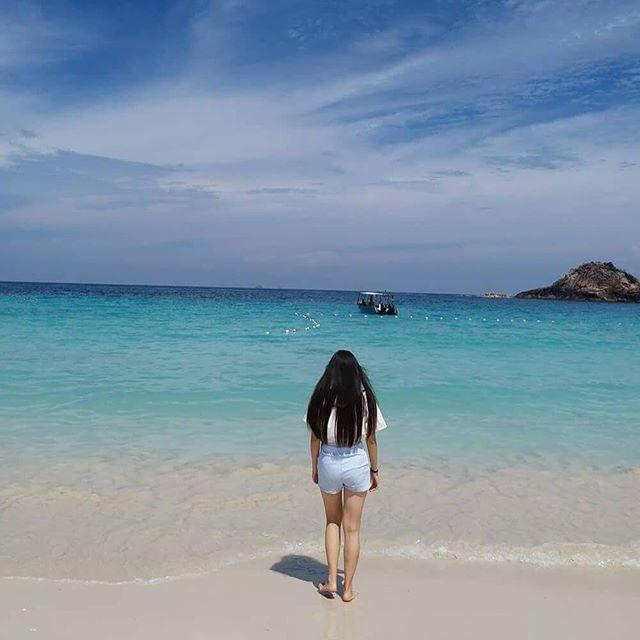
#> input picture Opencv/images/18443993_1118340654938583_6168835005821747200_n.jpg, 640 x 640 px
$ python -i color.py   (imports and definitions only)
#> lines starting #> are read from the running program, lines starting #| are printed output that depends on the picture
import cv2
import numpy as np
import sys
import matplotlib.pyplot as plt
import math


# 색상 비교 코드 : https://github.com/sumtype/CIEDE2000
# Converts RGB pixel array to XYZ format.
# Implementation derived from http://www.easyrgb.com/en/math.php
def rgb2xyz(rgb):
    def format(c):
        c = c / 255.
        if c > 0.04045: c = ((c + 0.055) / 1.055) ** 2.4
        else: c = c / 12.92
        return c * 100
    rgb = list(map(format, rgb))
    xyz = [None, None, None]
    xyz[0] = rgb[0] * 0.4124 + rgb[1] * 0.3576 + rgb[2] * 0.1805
    xyz[1] = rgb[0] * 0.2126 + rgb[1] * 0.7152 + rgb[2] * 0.0722
    xyz[2] = rgb[0] * 0.0193 + rgb[1] * 0.1192 + rgb[2] * 0.9505
    return xyz

# Converts XYZ pixel array to LAB format.
# Implementation derived from http://www.easyrgb.com/en/math.php
def xyz2lab(xyz):
    def format(c):
        if c > 0.008856: c = c ** (1. / 3.)
        else: c = (7.787 * c) + (16. / 116.)
        return c
    xyz[0] = xyz[0] / 95.047
    xyz[1] = xyz[1] / 100.00
    xyz[2] = xyz[2] / 108.883
    xyz = list(map(format, xyz))
    lab = [None, None, None]
    lab[0] = (116. * xyz[1]) - 16.
    lab[1] = 500. * (xyz[0] - xyz[1])
    lab[2] = 200. * (xyz[1] - xyz[2])
    return lab

# Converts RGB pixel array into LAB format.
def rgb2lab(rgb):
    return xyz2lab(rgb2xyz(rgb))

# Returns CIEDE2000 comparison results of two LAB formatted colors.
# Translated from CIEDE2000 implementation in https://github.com/markusn/color-diff
def ciede2000(lab1, lab2):
    def degrees(n): return n * (180. / np.pi)
    def radians(n): return n * (np.pi / 180.)
    def hpf(x, y):
        if x == 0 and y == 0: return 0
        else:
            tmphp = degrees(np.arctan2(x, y))
            if tmphp >= 0: return tmphp
            else: return tmphp + 360.
        return None
    def dhpf(c1, c2, h1p, h2p):
        if c1 * c2 == 0: return 0
        elif np.abs(h2p - h1p) <= 180: return h2p - h1p
        elif h2p - h1p > 180: return (h2p - h1p) - 360.
        elif h2p - h1p < 180: return (h2p - h1p) + 360.
        else: return None
    def ahpf(c1, c2, h1p, h2p):
        if c1 * c2 == 0: return h1p + h2p
        elif np.abs(h1p - h2p) <= 180: return (h1p + h2p) / 2.
        elif np.abs(h1p - h2p) > 180 and h1p + h2p < 360: return (h1p + h2p + 360.) / 2.
        elif np.abs(h1p - h2p) > 180 and h1p + h2p >= 360: return (h1p + h2p - 360.) / 2.
        return None
    L1 = lab1[0]
    A1 = lab1[1]
    B1 = lab1[2]
    L2 = lab2[0]
    A2 = lab2[1]
    B2 = lab2[2]
    kL = 1
    kC = 1
    kH = 1
    C1 = np.sqrt((A1 ** 2.) + (B1 ** 2.))
    C2 = np.sqrt((A2 ** 2.) + (B2 ** 2.))
    aC1C2 = (C1 + C2) / 2.
    G = 0.5 * (1. - np.sqrt((aC1C2 ** 7.) / ((aC1C2 ** 7.) + (25. ** 7.))))
    a1P = (1. + G) * A1
    a2P = (1. + G) * A2
    c1P = np.sqrt((a1P ** 2.) + (B1 ** 2.))
    c2P = np.sqrt((a2P ** 2.) + (B2 ** 2.))
    h1P = hpf(B1, a1P)
    h2P = hpf(B2, a2P)
    dLP = L2 - L1
    dCP = c2P - c1P
    dhP = dhpf(C1, C2, h1P, h2P)
    dHP = 2. * np.sqrt(c1P * c2P) * np.sin(radians(dhP) / 2.)
    aL = (L1 + L2) / 2.
    aCP = (c1P + c2P) / 2.
    aHP = ahpf(C1, C2, h1P, h2P)
    T = 1. - 0.17 * np.cos(radians(aHP - 39)) + 0.24 * np.cos(radians(2. * aHP)) + 0.32 * np.cos(radians(3. * aHP + 6.)) - 0.2 * np.cos(radians(4. * aHP - 63.))
    dRO = 30. * np.exp(-1. * (((aHP - 275.) / 25.) ** 2.))
    rC = np.sqrt((aCP ** 7.) / ((aCP ** 7.) + (25. ** 7.)))
    sL = 1. + ((0.015 * ((aL - 50.) ** 2.)) / np.sqrt(20. + ((aL - 50.) ** 2.)))
    sC = 1. + 0.045 * aCP
    sH = 1. + 0.015 * aCP * T
    rT = -2. * rC * np.sin(radians(2. * dRO))
    return np.sqrt(((dLP / (sL * kL)) ** 2.) + ((dCP / (sC * kC)) ** 2.) + ((dHP / (sH * kH)) ** 2.) + rT * (dCP / (sC * kC)) * (dHP / (sH * kH)))


def get_similar_color_index(color):
    diff = sys.maxsize
    index = -1
    for i, category_color in enumerate(Color.Category.LIST):
        value = ciede2000(rgb2lab(color), rgb2lab(category_color))
        if value < diff:
            index = i
            diff = value
    return index


class Color:
    class Category:
        NAMES = [
            "Yellow",
            "Yellow_orange",
            "Orange",
            "Red_orange",
            "Red",
            "Pink",
            "Red_violet",
            "Violet",
            "Blue_violet",
            "Blue",
            "Sky",
            "Blue_green",
            "Green",
            "Yellow_green",
            "White",
            "Gray",
            "Brown",
            "Black",
        ]

        LIST = [(246, 239, 30),     # Yellow
                (249, 197, 14),     # Yellow_orange
                (244, 125, 25),     # Orange
                (233, 62, 29),      # Red_orange
                (229, 0, 29),       # Red
                (253, 181, 211),    # Pink
                (139, 41, 134),     # Red_violet
                (100, 27, 128),     # Violet
                (81, 69, 152),      # Blue_violet
                (49, 80, 162),      # Blue
                (135, 198, 228),    # Sky
                (28, 128, 107),     # Blue_green
                (45, 170, 64),      # Green
                (127, 191, 51),     # Yellow_green
                (255, 255, 255),    # White
                (186, 186, 186),    # Gray
                (125, 69, 36),      # Brown
                (0, 0, 0),          # Black
                ]

    def __init__(self, image):
        self.image_size = (32, 32)
        self.dominant_color_num = 3

        image = cv2.GaussianBlur(image, (5, 5), 0)
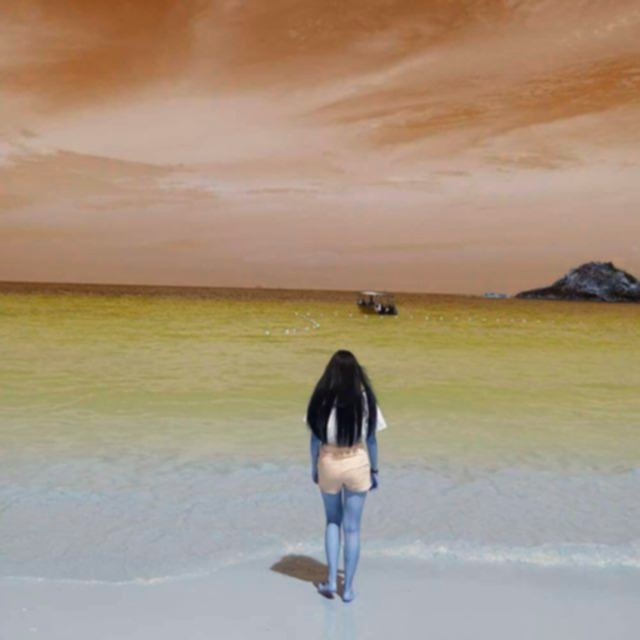
#> image: shape (640, 640, 3); mean of channels 0, 1, 2 127.2, 149.1, 168; drawn as B, G, R
        image = cv2.resize(image, self.image_size)
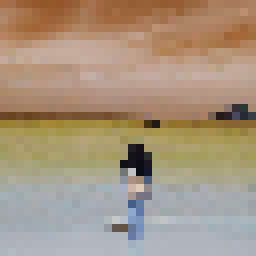
#> image: shape (32, 32, 3) (shown 8 times larger); mean of channels 0, 1, 2 127.2, 148.8, 167.8; drawn as B, G, R
        visual = np.zeros_like(image)

        self.color_list = list()
        for i in range(len(Color.Category.LIST)):
            self.color_list.append(0)

        for y in range(self.image_size[1]):
            for x in range(self.image_size[1]):
                index = get_similar_color_index(image[y][x])
                self.color_list[index] += 1
                visual[y][x] = Color.Category.LIST[index]
#> this loop made 32 passes
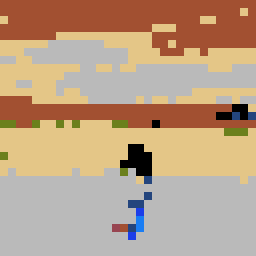
#> visual: shape (32, 32, 3) (shown 8 times larger); mean of channels 0, 1, 2 133.9, 160.3, 187.5; drawn as B, G, R

        plt.subplot(1, 2, 1)
        plt.imshow(image)

        plt.subplot(1, 2, 2)
        plt.imshow(visual)
        plt.show()
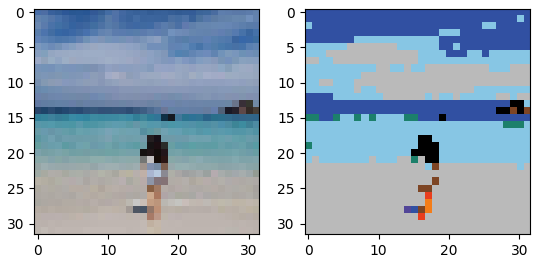
#> figure drawn by matplotlib, 2 panels
        self.color_list = np.array(self.color_list)

    def __sub__(self, other):
        if isinstance(other, Color):
            return np.log(sum((self.color_list - other.color_list) ** 2))

    def __str__(self):
        string = '{{color_list: {}}}'.format(self.color_list)
        return string

    def get_dominant_colors(self):
        color_list = np.argsort(self.color_list)
        return color_list[-3:]


def find_dominant_colors(image):
    color = Color(image)
    return color.get_dominant_colors()


pallet = np.zeros([0, 150, 3], dtype=np.int32)
# [7 lines not run here, left out]

>>> import cv2
>>> picture = cv2.cvtColor(cv2.imread('../../Opencv/images/18443993_1118340654938583_6168835005821747200_n.jpg'), cv2.COLOR_BGR2RGB)
>>> result = Color(picture).get_dominant_colors()

$ run again, on Opencv/images/18949553_439665743062004_4150402021121327104_n.jpg
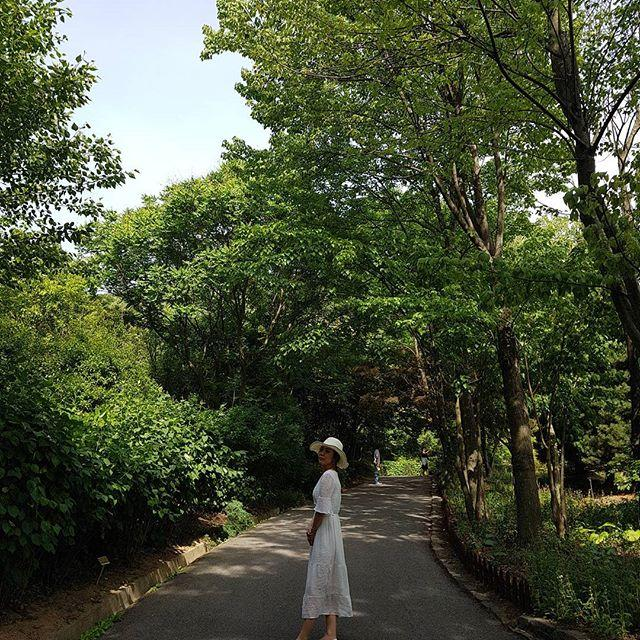
#> input picture Opencv/images/18949553_439665743062004_4150402021121327104_n.jpg, 640 x 640 px
#> in __init__, `image = cv2.resize(image, self.image_size)`:
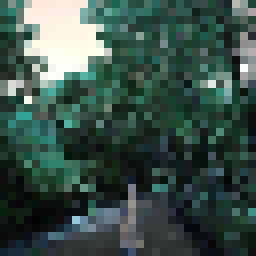
#> image: shape (32, 32, 3) (shown 8 times larger); mean of channels 0, 1, 2 73.1, 80.7, 58.7; drawn as B, G, R
#> the loop in __init__, `for y in range(self.image_size[1]):` made 32 passes
#> in __init__, `plt.show()`:
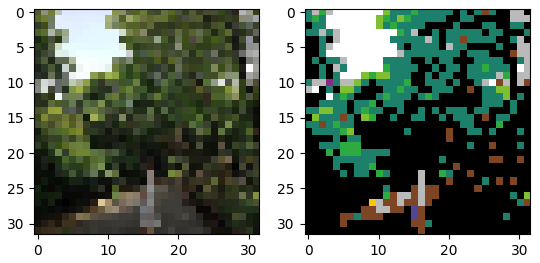
#> figure drawn by matplotlib, 2 panels
